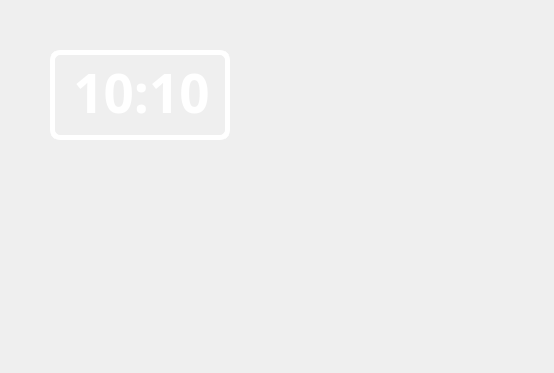
<?xml version="1.0" encoding="UTF-8"?>
<ui version="4.0">
 <class>Form</class>
 <widget class="QWidget" name="Form">
  <property name="geometry">
   <rect>
    <x>0</x>
    <y>0</y>
    <width>554</width>
    <height>373</height>
   </rect>
  </property>
  <property name="windowTitle">
   <string>Form</string>
  </property>
  <widget class="QWidget" name="widget" native="true">
   <property name="geometry">
    <rect>
     <x>20</x>
     <y>20</y>
     <width>240</width>
     <height>150</height>
    </rect>
   </property>
   <widget class="QLabel" name="label">
    <property name="geometry">
     <rect>
      <x>30</x>
      <y>30</y>
      <width>180</width>
      <height>90</height>
     </rect>
    </property>
    <property name="styleSheet">
     <string notr="true">background-image: url(:/img/icons/background.PNG);
border-radius:10px;
background-position:center;
background-repeat: no-repeat;
border: 5px solid white;</string>
    </property>
    <property name="text">
     <string/>
    </property>
   </widget>
   <widget class="QLabel" name="label_2">
    <property name="geometry">
     <rect>
      <x>36</x>
      <y>32</y>
      <width>171</width>
      <height>81</height>
     </rect>
    </property>
    <property name="font">
     <font>
      <family>OCR A Extended</family>
      <pointsize>40</pointsize>
      <weight>75</weight>
      <bold>true</bold>
     </font>
    </property>
    <property name="styleSheet">
     <string notr="true">color: white;</string>
    </property>
    <property name="text">
     <string>10:10</string>
    </property>
    <property name="alignment">
     <set>Qt::AlignCenter</set>
    </property>
   </widget>
   <widget class="QLabel" name="label_3">
    <property name="geometry">
     <rect>
      <x>65</x>
      <y>45</y>
      <width>160</width>
      <height>70</height>
     </rect>
    </property>
    <property name="styleSheet">
     <string notr="true">background-image: url(:/img/icons/grass.png);
background-position: center;
background-repeat: no-repeat;
</string>
    </property>
    <property name="text">
     <string/>
    </property>
   </widget>
   <widget class="QLabel" name="label_4">
    <property name="geometry">
     <rect>
      <x>110</x>
      <y>0</y>
      <width>120</width>
      <height>60</height>
     </rect>
    </property>
    <property name="text">
     <string/>
    </property>
   </widget>
  </widget>
 </widget>
 <resources>
  <include location="res.qrc"/>
 </resources>
 <connections/>
</ui>
